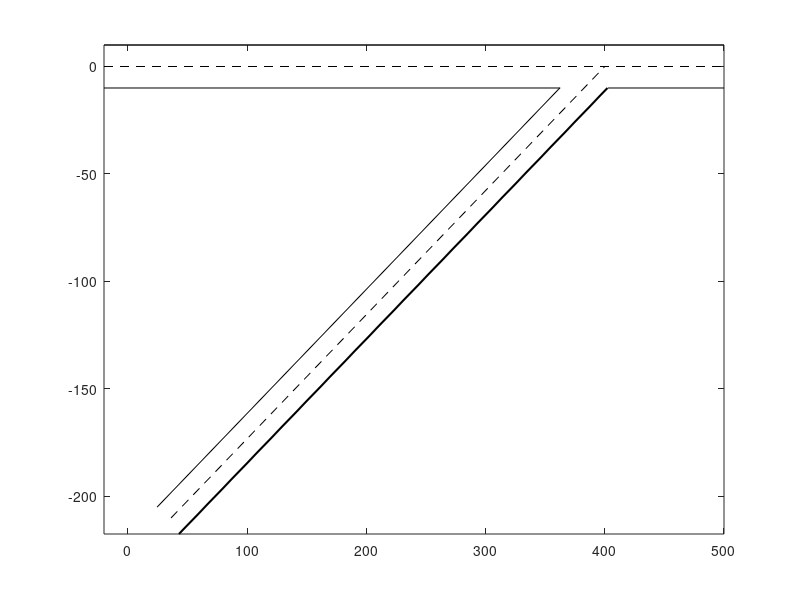

Recreate this plot in MATLAB. (Note: this script raises an error after producing the figure.)
function onramp_plotBGIMAGE()
close all

global p
global p_color
global fuel_legend
global time_legend

% plot the road line
plot([-20,500],[10,10],'k',[-20,500],[0,0],'k--',...
    [-20,362.68],[-10,-10],'k',[402.68,500],[-10,-10],'k',...
    [24.53,362.28],[-205,-10],'k',[36.27,400],[-210,0],'k--',...
    [42.88,402.28],[-217.5,-10],'k', 'linewidth', 1.5);
hold on;


% plot the vehicles
N = 1001;
y = zeros(N, N) + 1000; %1000: number of CAVs
%y = zeros(1,1);
p = plot(y,'o','MarkerSize',5);
p_color = zeros(1, N); % check if a CAV has determined its color
hold on

axis([-20, 500, -217.5, 10])

% vehicle legend
LH(1) = plot(nan, nan, 'o', 'MarkerSize',5,'MarkerEdgeColor',[0 0.4470 0.7410],...
    'MarkerFaceColor',[0 0.4470 0.7410]);
LH(2) = plot(nan, nan, 'o', 'MarkerSize',5,'MarkerEdgeColor',[0.8500 0.3250 0.0980],...
    'MarkerFaceColor',[0.8500 0.3250 0.0980]);
L(1) = "vehicle on freeway";
L(2) = "vehicle from freeway on-ramp";
legend(LH, L, 'Location', 'southeast');

%% plot the performance display box
t_val = num2str(0);
txt1 = t_val;
text(200, -140, 'Average Fuel Consumption [ml]:');
fuel_legend = text(430, -140, txt1);
hold on
text(200, -160, 'Average Travel Time [s]:');
time_legend = text(430, -160, txt1);

end